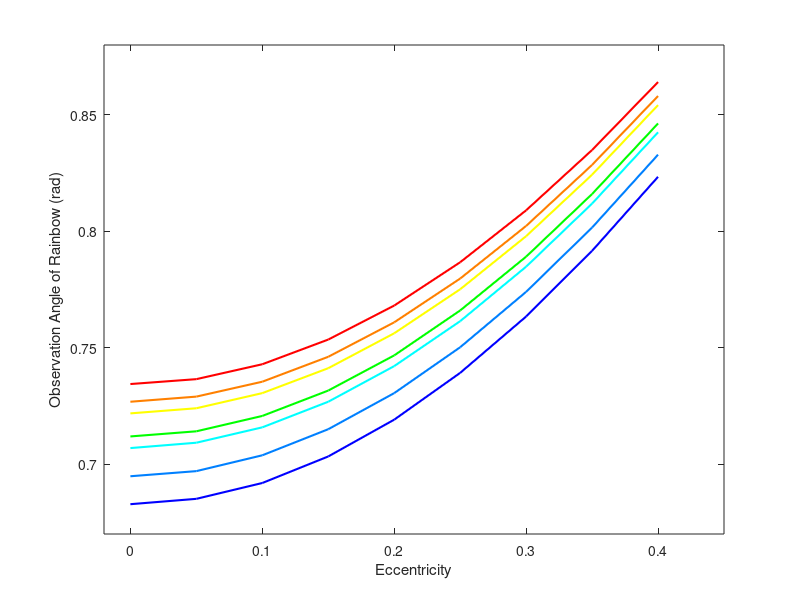

Recreate this plot in MATLAB.
clear all

x=[0,0.05,0.1,0.15,0.2,0.25,0.3,0.35,0.4];

colors=[1,0,0;
    1,0.5,0;
    1,1,0;
    0,1,0;
    0,1,1;
    0,0.5,1;
    0,0,1;];

y=[ 0.7344    0.7268    0.7218    0.7119    0.7069    0.6948    0.6828;
    0.7365    0.7290    0.7240    0.7141    0.7092    0.6970    0.6851;
    0.7429    0.7354    0.7305    0.7207    0.7158    0.7038    0.6919;
    0.7535    0.7461    0.7412    0.7316    0.7268    0.7150    0.7033;
    0.7681    0.7609    0.7562    0.7467    0.7421    0.7305    0.7191;
    0.7867    0.7797    0.7751    0.7660    0.7614    0.7502    0.7392;
    0.8090    0.8023    0.7979    0.7891    0.7848    0.7740    0.7634;
    0.8349    0.8285    0.8243    0.8160    0.8119    0.8016    0.7916;
    0.8641    0.8581    0.8542    0.8463    0.8425    0.8329    0.8234];

for i=1:7

plot(x,y(:,i),'LineWidth',1.5,'color',[colors(i,:)]);
hold on;

end

axis([-0.02,0.45 0.67,0.88]);

xlabel('Eccentricity');
ylabel('Observation Angle of Rainbow (rad)');
